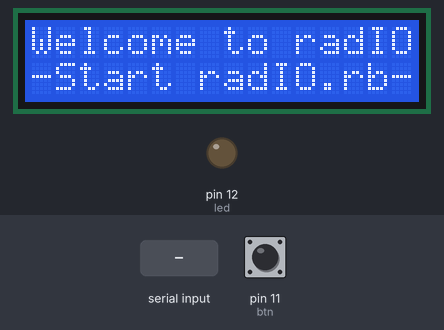
This sketch was run on a simulated Arduino Uno, built with avr-gcc and run on an emulated ATmega328P. Parts: 16×2 character LCD, output pins drawn as LEDs (lit = HIGH). The inputs (shaded band) are chosen by the test bench; at power-on: pin 11 (btn) HIGH. What the sketch prints to the serial monitor is not drawn.

Above: at 1.2 s.
1.3 s: "1\n" received over Serial
At 1.6 s:
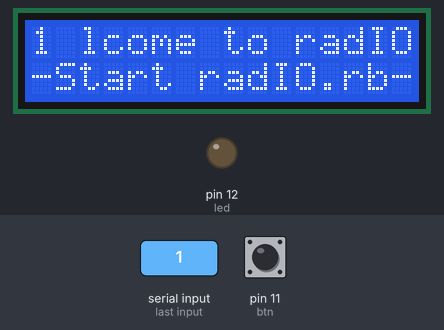
2.8 s: byte 10 ('\n') received over Serial
At 3.9 s:
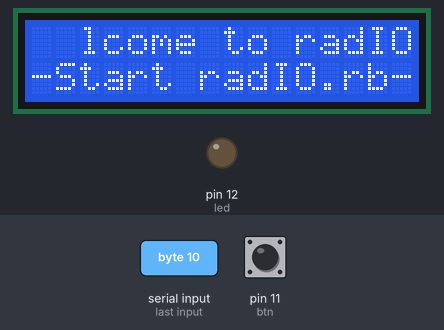
4.3 s: pin 11 (btn) pulled LOW for 0.15 s
At 4.4 s:
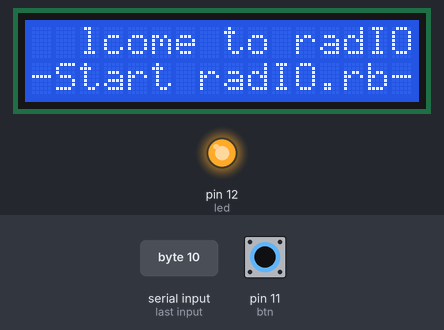
6.0 s: "0\n" received over Serial
At 6.4 s:
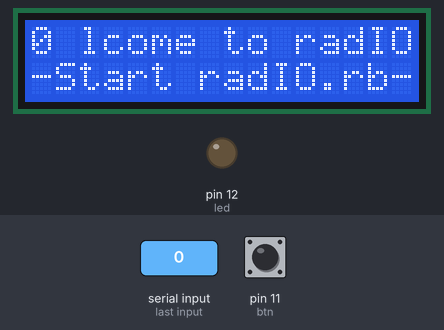
7.5 s: pin 11 (btn) pulled LOW for 1 s
At 8.3 s:
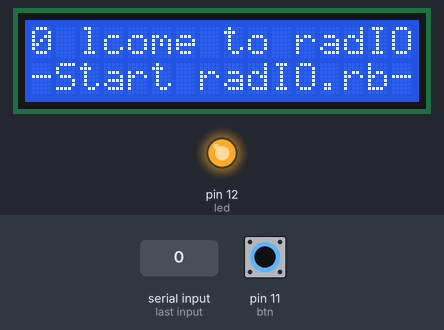
10.0 s: pin 11 (btn) pulled LOW for 3.2 s
At 14.2 s:
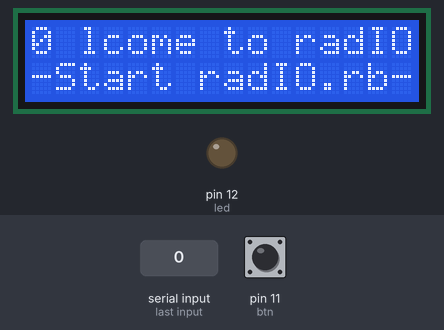
Timing chart, 0 to 15.7 s (numbered marks = the images above; inputs shaded):
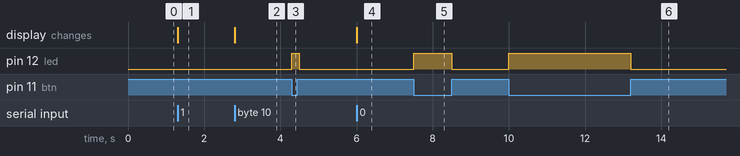

Measured:
- after the input at 1.3 s, the display: changes at once (image 1)
- after the input at 2.8 s, the display: changes at once (image 2)
- after the input at 4.3 s, pin 12 (led): LOW → HIGH at once, → LOW 0.20 s later
- after the input at 6.0 s, the display: changes at once (image 4)
- after the input at 7.5 s, pin 12 (led): LOW → HIGH at once, → LOW 1.0 s later
- after the input at 10.0 s, pin 12 (led): LOW → HIGH at once, → LOW 3.2 s later

The sketch:

radIO.ino
```cpp
#include <LiquidCrystal.h>

LiquidCrystal lcd(7,6,5,4,3,2);
int led = 12;
int btn = 11;
String inputString = "";
boolean stringComplete = false;
String firstLine;
String secondLine;

void setup() {
  pinMode(led, OUTPUT);
  pinMode(btn, INPUT);
  lcd.begin(16, 2);
  lcd.clear();
  lcd.setCursor(0,0);
  lcd.print("Welcome to radIO");
  lcd.setCursor(0,1);
  lcd.print("-Start radIO.rb-");
  Serial.begin(9600);
}


void loop() {
  int currentButtonState = digitalRead(btn);
  if (currentButtonState == LOW){
    digitalWrite(led, HIGH);
    Serial.println("fuck");
    delay(200);
  } else {
    digitalWrite(led, LOW);
  }

  if (stringComplete) {
    lcd.setCursor(0,0);
    lcd.print(inputString);
    lcd.setCursor(0,1);
    lcd.print(secondLine);
    inputString = "";
    stringComplete = false;
  }
}

void serialEvent() {
  while (Serial.available()) {
    char inChar = (char)Serial.read();
    inputString += inChar;
    firstLine = inputString.substring(0,16);
    secondLine = inputString.substring(16,33);

    if (inChar == '\n') {
      stringComplete = true;
    }
  }
}
```
